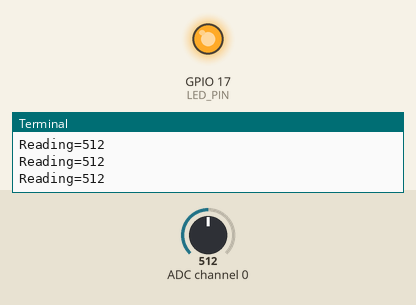
This program was run on a simulated Raspberry Pi (BCM pin numbers). Parts: output pins drawn as LEDs (lit = HIGH), the last lines printed to the terminal. The inputs (shaded band) are chosen by the test bench; at power-on: ADC channel 0 = 512 (analog values on the 0–1023 scale).

Above: at 1.2 s.
1.3 s: ADC channel 0 set to 688
2.8 s: ADC channel 0 set to 717
At 3.2 s:
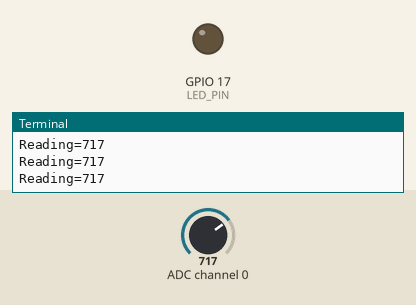
4.3 s: ADC channel 0 set to 690
At 5.5 s:
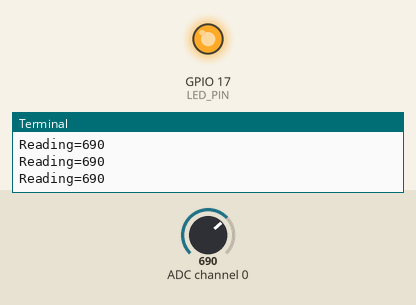
5.8 s: ADC channel 0 set to 710
At 7.1 s:
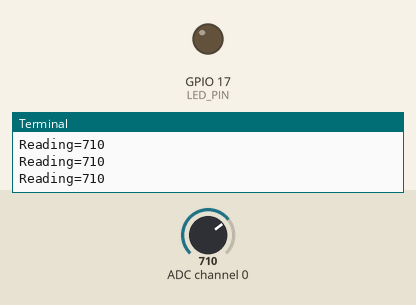
Timing chart, 0 to 8.3 s (numbered marks = the images above; inputs shaded):
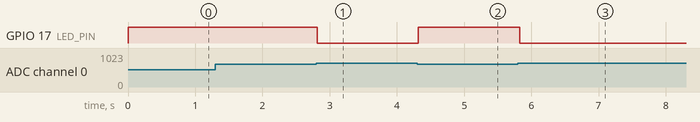

The program:

LDR_task.py
```python
import spidev
import time
import RPi.GPIO as GPIO

spi = spidev.SpiDev()

LED_PIN = 17
GPIO.setmode(GPIO.BCM)
GPIO.setup(LED_PIN, GPIO.OUT)

spi.open(0,0) # bus: 0, dev: 0

spi.max_speed_hz = 100000

# analog -> digital 변환
def analog_read(channel):
  # [byte_1, byte_2, byte_3]
  # byte_1 : 1
  # byte_2 : channel(0) + 8 : 0000 1000 -> 1000 0000
  # byte_3 : 0
  ret = spi.xfer2([1, (8 + channel) << 4, 0])
  adc_out = ((ret[1] & 3) << 8) + ret[2]
  return adc_out


try:
    while True:
            reading = analog_read(0)
            print("Reading=%d" % reading)
            if reading<700 :
                GPIO.output(LED_PIN, GPIO.HIGH)
            else:
                GPIO.output(LED_PIN, GPIO.LOW)
            time.sleep(0.1)

finally:
    spi.close()
```

Measured:
- the behaviour switches between 699 and 700 on ADC channel 0 (found by bisection; images 0 and 1)
- after the input at 2.8 s, GPIO 17 (LED_PIN): HIGH → LOW at once
- after the input at 4.3 s, GPIO 17 (LED_PIN): LOW → HIGH at once
- after the input at 5.8 s, GPIO 17 (LED_PIN): HIGH → LOW at once
